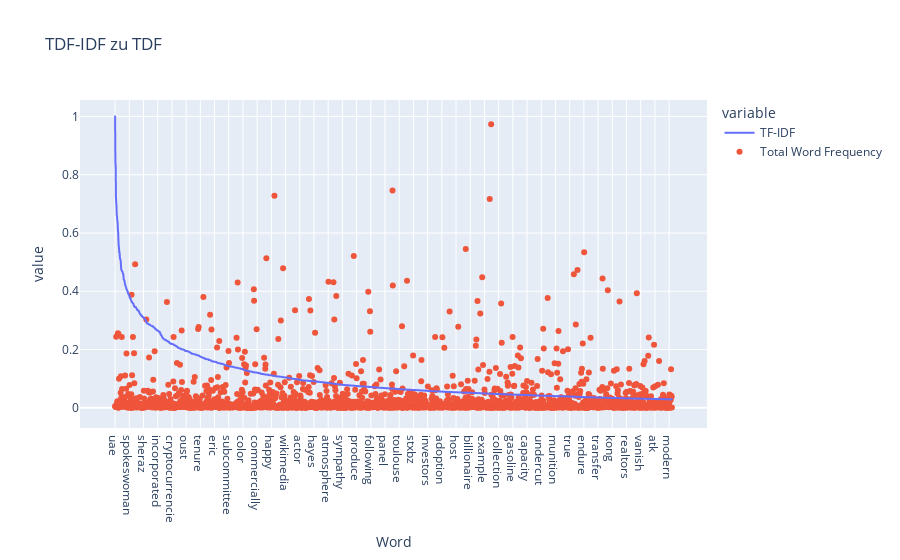

Notebook code cell kept with this figure:
### Markdown cell above
### Normalisiert

### Code cell
# Artikel aus MongoDB abrufen
articles_cursor = articles_cursor_.clone()

# Konfigurationseinstellungen
config = {
    'sort_by_tf_idf' : True,
    'stop_words': 'english',  # Stopwörter für Englisch
    'n_keywords': 2000,  # Anzahl der Schlüsselwörter, die maximal angezeigt werden sollen
    'min_df': 50,   # Minimale Dokumentfrequenz für Wörter
    'max_df': 0.4, # Maximale Dokumentfrequenz für Wörter (als Anteil)
}

all_texts = []

# Texte sammeln (ersetzen Sie dies durch Ihren tatsächlichen Code)
for article in articles_cursor:
    text = article['preprocessed_text']
    if text.strip():  # Überprüfen, ob der Text nicht leer ist
        all_texts.append(text)

# CountVectorizer initialisieren
vectorizer = CountVectorizer(stop_words=config['stop_words'], min_df=config['min_df'], max_df=config['max_df'])

# Texte transformieren
count_matrix = vectorizer.fit_transform(all_texts)

# Summe der Häufigkeiten für jedes Wort über alle Texte
word_frequencies = count_matrix.sum(axis=0).A1

# Feature-Namen (Wörter) aus dem Vectorizer extrahieren und DataFrame erstellen
feature_names = vectorizer.get_feature_names_out()
frequency_df = pd.DataFrame({'Word': feature_names, 'Frequency': word_frequencies})

# DataFrame nach Häufigkeit sortieren und Ränge hinzufügen
frequency_df = frequency_df.sort_values(by='Frequency', ascending=False).reset_index(drop=True)
frequency_df['Rank'] = frequency_df['Frequency'].rank(ascending=False, method='first').astype(int)

# Ableitung der Frequenz berechnen
frequency_df['Frequency_Derivative'] = frequency_df['Frequency'].diff().fillna(0)

# Berechnen der TF-IDF
tfidf_vectorizer = TfidfVectorizer(stop_words=config['stop_words'], min_df=config['min_df'], max_df=config['max_df'])
tfidf_matrix = tfidf_vectorizer.fit_transform(all_texts)
tfidf_values = tfidf_matrix.sum(axis=0).A1

# Hinzufügen der TF-IDF-Werte zum DataFrame
frequency_df['TF-IDF'] = tfidf_values[frequency_df.index]

# Normalisieren der Werte
scaler = MinMaxScaler()
frequency_df[['Frequency', 'TF-IDF', 'Frequency_Derivative']] = scaler.fit_transform(frequency_df[['Frequency', 'TF-IDF', 'Frequency_Derivative']])

# Umkehren der Skala für die Ableitung
frequency_df['Frequency_Derivative'] = 1 - frequency_df['Frequency_Derivative']

# Überprüfen, ob nach TF-IDF-Werten sortiert werden soll
if config['sort_by_tf_idf']:
    frequency_df = frequency_df.sort_values(by='TF-IDF', ascending=False).reset_index(drop=True)

# Die oberen n Keywords auswählen
frequency_df = frequency_df.head(config['n_keywords'])

if config['sort_by_tf_idf'] == False:
    # Plot erstellen
    fig = px.line(frequency_df, x='Word', y=['Frequency', 'Frequency_Derivative'], title='Wortfrequenz und ihre Ableitung')
    fig.add_scatter(x=frequency_df['Word'], y=frequency_df['TF-IDF'], mode='markers', name='TF-IDF')
else:
    # Plot erstellen
    fig = px.line(frequency_df, x='Word', y=['TF-IDF'], title='TDF-IDF zu TDF')
    fig.add_scatter(x=frequency_df['Word'], y=frequency_df['Frequency'], mode='markers', name='Total Word Frequency')

# Anpassen der Achsen für eine bessere Lesbarkeit
fig.update_xaxes(type='category')

# Diagramm anzeigen
fig.show()


# Ausgabe der ersten 40 Zeilen des DataFrame
#display(frequency_df[['Word', 'Frequency', 'TF-IDF']][0:config['n_keywords']])

### Figure 1 — Plotly figure (JSON) as saved in the notebook; plotly's stock layout.template omitted (floating-point values rounded to 4 significant figures; data arrays with more than 128 entries replaced by an {"elided": "..."} marker saying what was removed)
{"data": [{"hovertemplate": "variable=TF-IDF<br>Word=%{x}<br>value=%{y}<extra></extra>", "legendgroup": "TF-IDF", "line": {"color": "#636efa", "dash": "solid"}, "marker": {"symbol": "circle"}, "mode": "lines", "name": "TF-IDF", "showlegend": true, "type": "scattergl", "x": {"elided": "2000 str values"}, "xaxis": "x", "y": {"elided": "2000 float values"}, "yaxis": "y"}, {"mode": "markers", "name": "Total Word Frequency", "type": "scatter", "x": {"elided": "2000 str values"}, "y": {"elided": "2000 float values"}}], "layout": {"autosize": true, "legend": {"title": {"text": "variable"}, "tracegroupgap": 0}, "title": {"text": "TDF-IDF zu TDF"}, "xaxis": {"anchor": "y", "autorange": true, "domain": [0, 1], "range": [-122.3, 2121.0], "title": {"text": "Word"}, "type": "category"}, "yaxis": {"anchor": "x", "autorange": true, "domain": [0, 1], "range": [-0.08653, 1.059], "title": {"text": "value"}, "type": "linear"}}}
